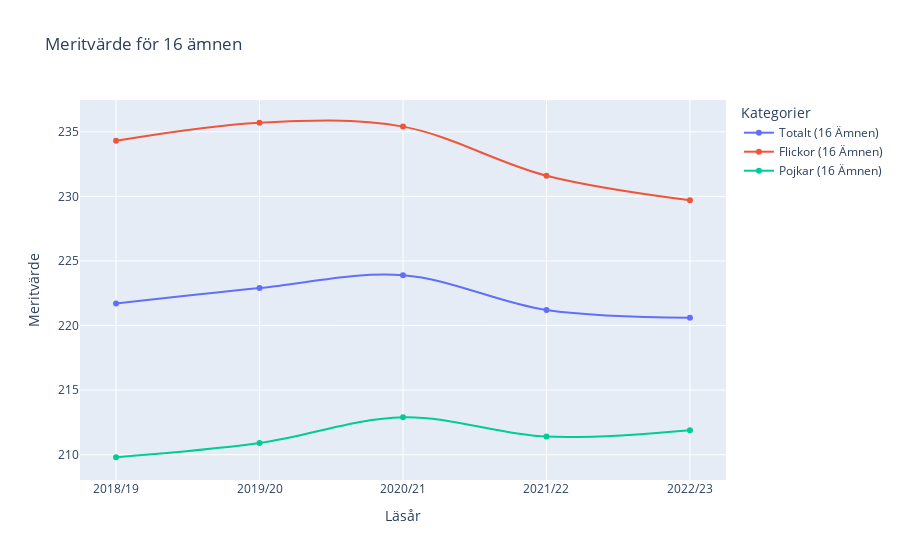

This figure's notebook cell:
### Code cell
# plotly diagram for meritvärde för 16 ämnen, for pojkar, flickor och totalt
fig = px.line(df_years_filtered , x = "Kategorier", y = ["Totalt (16 Ämnen)", "Flickor (16 Ämnen)", "Pojkar (16 Ämnen)"], 
title = "Meritvärde för 16 ämnen",
labels = {"value": "Meritvärde", "variable": "Kategorier", "Kategorier": "Läsår",}, 
line_shape="spline", 
render_mode="svg",
markers = True)

fig.write_html("Visualiseringar/Uppgift_2b.html")
fig.show()

### Figure 1 — Plotly figure (JSON) as saved in the notebook; plotly's stock layout.template omitted (floating-point values rounded to 4 significant figures)
{"data": [{"hovertemplate": "Kategorier=Totalt (16 Ämnen)<br>Läsår=%{x}<br>Meritvärde=%{y}<extra></extra>", "legendgroup": "Totalt (16 Ämnen)", "line": {"color": "#636efa", "dash": "solid", "shape": "spline"}, "marker": {"symbol": "circle"}, "mode": "lines+markers", "name": "Totalt (16 Ämnen)", "orientation": "v", "showlegend": true, "type": "scatter", "x": ["2018/19", "2019/20", "2020/21", "2021/22", "2022/23"], "xaxis": "x", "y": [221.7, 222.9, 223.9, 221.2, 220.6], "yaxis": "y"}, {"hovertemplate": "Kategorier=Flickor (16 Ämnen)<br>Läsår=%{x}<br>Meritvärde=%{y}<extra></extra>", "legendgroup": "Flickor (16 Ämnen)", "line": {"color": "#EF553B", "dash": "solid", "shape": "spline"}, "marker": {"symbol": "circle"}, "mode": "lines+markers", "name": "Flickor (16 Ämnen)", "orientation": "v", "showlegend": true, "type": "scatter", "x": ["2018/19", "2019/20", "2020/21", "2021/22", "2022/23"], "xaxis": "x", "y": [234.3, 235.7, 235.4, 231.6, 229.7], "yaxis": "y"}, {"hovertemplate": "Kategorier=Pojkar (16 Ämnen)<br>Läsår=%{x}<br>Meritvärde=%{y}<extra></extra>", "legendgroup": "Pojkar (16 Ämnen)", "line": {"color": "#00cc96", "dash": "solid", "shape": "spline"}, "marker": {"symbol": "circle"}, "mode": "lines+markers", "name": "Pojkar (16 Ämnen)", "orientation": "v", "showlegend": true, "type": "scatter", "x": ["2018/19", "2019/20", "2020/21", "2021/22", "2022/23"], "xaxis": "x", "y": [209.8, 210.9, 212.9, 211.4, 211.9], "yaxis": "y"}], "layout": {"legend": {"title": {"text": "Kategorier"}, "tracegroupgap": 0}, "title": {"text": "Meritvärde för 16 ämnen"}, "xaxis": {"anchor": "y", "domain": [0, 1], "title": {"text": "Läsår"}}, "yaxis": {"anchor": "x", "domain": [0, 1], "title": {"text": "Meritvärde"}}}}
